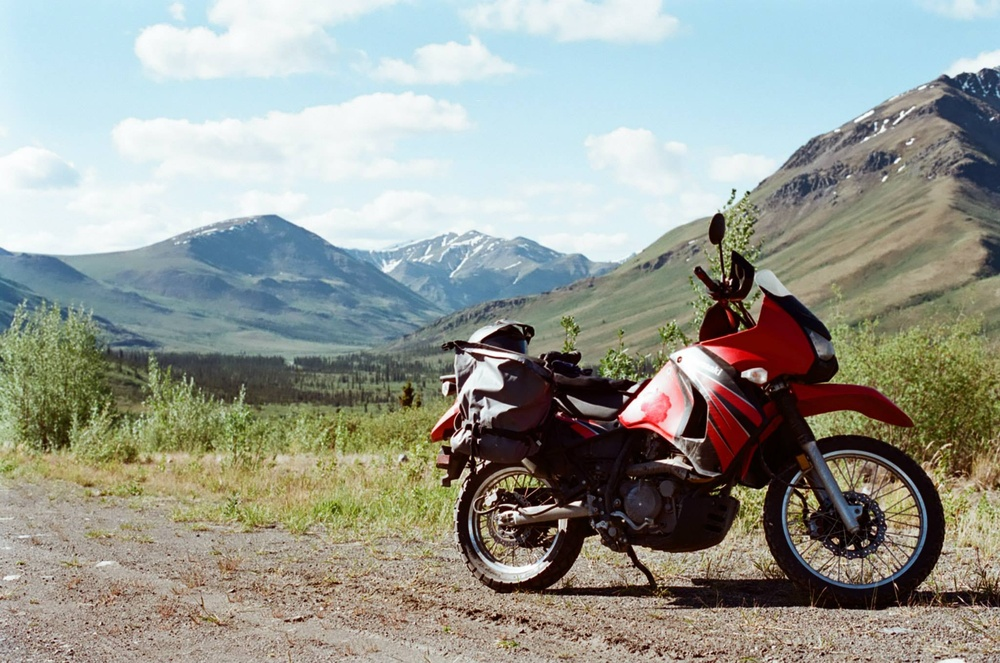
#> input picture images/motorbike.jpg, 1000 x 663 px, shrunk from 2048 x 1358 before the run
$ python -i skyline.py   (imports and definitions only)
#> lines starting #> are read from the running program, lines starting #| are printed output that depends on the picture
#> further down, picture is the input picture: shape (663, 1000, 3); mean B, G, R 146.4, 154.6, 151.1
import cv2
import numpy as np

# [7 lines left out: function load_image, not called in this run]

def detect_edges(image):
    # convert the image to edge map using Canny edge detection provided by OpenCV
    gray = cv2.cvtColor(image, cv2.COLOR_BGR2GRAY)
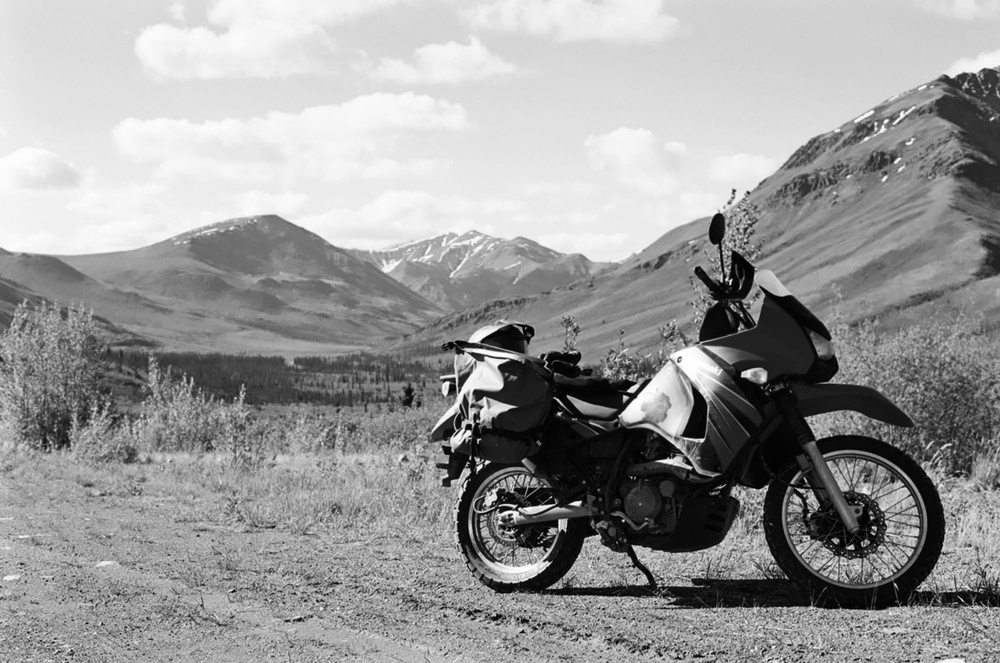
#> gray: shape (663, 1000); min 0, max 255, mean 152.6
    blurred = cv2.GaussianBlur(gray, (5, 5), 0)
    edges = cv2.Canny(blurred, 50, 150)
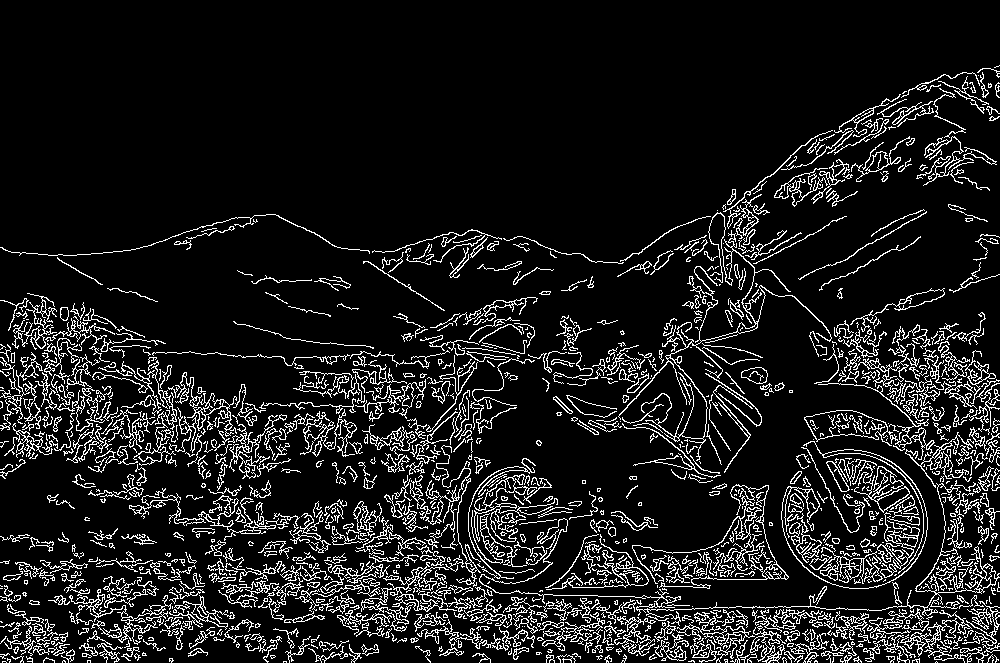
#> edges: shape (663, 1000); 10.9% white in thin lines or dots
    return edges

# [14 lines of commented-out code are left out]

# [43 lines left out: functions extract_candidate_ridges, draw_candidates, draw_skyline, not called in this run]

>>> import cv2
>>> picture = cv2.imread('../images/motorbike.jpg')
>>> result = detect_edges(picture)
